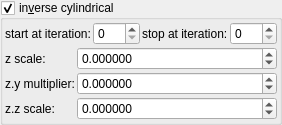
    <widget class="MyGroupBox" name="groupCheck_transf_function_enabledBx_false">
     <property name="toolTip">
      <string>&lt;html&gt;&lt;head/&gt;&lt;body&gt;&lt;p&gt;Cpixel is CVector3 c = ( c.x, c.y, c.z). It is each original point (pixel) in 3D space where the iteration starts from, ( c = original z for each point .) It is commonly found in formula structures z = f(z) + c.&lt;/p&gt;&lt;p&gt;The Cpixel multiplier effectively scales this point &amp;quot;c&amp;quot;.&lt;/p&gt;&lt;p&gt;In this formula the c.y and c.z components of &amp;quot;CVector3 c&amp;quot; are swapped before being multiplied by &amp;quot;CVector3 z&amp;quot; components.&lt;br/&gt;&lt;/p&gt;&lt;/body&gt;&lt;/html&gt;</string>
     </property>
     <property name="title">
      <string>in&amp;verse cylindrical</string>
     </property>
     <property name="checkable">
      <bool>true</bool>
     </property>
     <layout class="QVBoxLayout" name="verticalLayout_50">
      <property name="spacing">
       <number>2</number>
      </property>
      <property name="leftMargin">
       <number>2</number>
      </property>
      <property name="topMargin">
       <number>2</number>
      </property>
      <property name="rightMargin">
       <number>2</number>
      </property>
      <property name="bottomMargin">
       <number>2</number>
      </property>
      <item>
       <layout class="QHBoxLayout" name="horizontalLayout_19" stretch="0,1,0,1">
        <item>
         <widget class="QLabel" name="label_100">
          <property name="text">
           <string>start at iteration:</string>
          </property>
         </widget>
        </item>
        <item>
         <widget class="MySpinBox" name="spinboxInt_transf_start_iterations_D">
          <property name="sizePolicy">
           <sizepolicy hsizetype="Minimum" vsizetype="Maximum">
            <horstretch>0</horstretch>
            <verstretch>0</verstretch>
           </sizepolicy>
          </property>
          <property name="minimum">
           <number>0</number>
          </property>
          <property name="maximum">
           <number>999</number>
          </property>
          <property name="value">
           <number>0</number>
          </property>
         </widget>
        </item>
        <item>
         <widget class="QLabel" name="label_72">
          <property name="text">
           <string>stop at iteration:</string>
          </property>
         </widget>
        </item>
        <item>
         <widget class="MySpinBox" name="spinboxInt_transf_stop_iterations_D">
          <property name="sizePolicy">
           <sizepolicy hsizetype="Preferred" vsizetype="Maximum">
            <horstretch>0</horstretch>
            <verstretch>0</verstretch>
           </sizepolicy>
          </property>
          <property name="maximum">
           <number>999</number>
          </property>
         </widget>
        </item>
       </layout>
      </item>
      <item>
       <layout class="QGridLayout" name="gridLayout_25" columnstretch="0,1">
        <property name="spacing">
         <number>2</number>
        </property>
        <item row="0" column="0">
         <widget class="QLabel" name="label_112">
          <property name="text">
           <string>z scale:</string>
          </property>
         </widget>
        </item>
        <item row="1" column="0">
         <widget class="QLabel" name="label_113">
          <property name="text">
           <string>z.y multiplier:</string>
          </property>
         </widget>
        </item>
        <item row="2" column="0">
         <widget class="QLabel" name="label_114">
          <property name="text">
           <string>z.z scale:</string>
          </property>
         </widget>
        </item>
        <item row="0" column="1">
         <widget class="MyDoubleSpinBox" name="spinbox_transf_scaleA_1">
          <property name="sizePolicy">
           <sizepolicy hsizetype="Minimum" vsizetype="Maximum">
            <horstretch>0</horstretch>
            <verstretch>0</verstretch>
           </sizepolicy>
          </property>
          <property name="prefix">
           <string/>
          </property>
          <property name="suffix">
           <string/>
          </property>
          <property name="decimals">
           <number>6</number>
          </property>
          <property name="minimum">
           <double>-99.989999999999995</double>
          </property>
          <property name="maximum">
           <double>99.989999999999995</double>
          </property>
          <property name="singleStep">
           <double>0.100000000000000</double>
          </property>
         </widget>
        </item>
        <item row="1" column="1">
         <widget class="MyDoubleSpinBox" name="spinbox_transf_scale_1">
          <property name="sizePolicy">
           <sizepolicy hsizetype="Minimum" vsizetype="Maximum">
            <horstretch>0</horstretch>
            <verstretch>0</verstretch>
           </sizepolicy>
          </property>
          <property name="prefix">
           <string/>
          </property>
          <property name="suffix">
           <string/>
          </property>
          <property name="decimals">
           <number>6</number>
          </property>
          <property name="minimum">
           <double>-99.989999999999995</double>
          </property>
          <property name="maximum">
           <double>99.989999999999995</double>
          </property>
          <property name="singleStep">
           <double>0.100000000000000</double>
          </property>
         </widget>
        </item>
        <item row="2" column="1">
         <widget class="MyDoubleSpinBox" name="spinbox_transf_scaleC_1">
          <property name="sizePolicy">
           <sizepolicy hsizetype="Minimum" vsizetype="Maximum">
            <horstretch>0</horstretch>
            <verstretch>0</verstretch>
           </sizepolicy>
          </property>
          <property name="prefix">
           <string/>
          </property>
          <property name="suffix">
           <string/>
          </property>
          <property name="decimals">
           <number>6</number>
          </property>
          <property name="minimum">
           <double>-99.989999999999995</double>
          </property>
          <property name="maximum">
           <double>99.989999999999995</double>
          </property>
          <property name="singleStep">
           <double>0.100000000000000</double>
          </property>
         </widget>
        </item>
       </layout>
      </item>
     </layout>
    </widget>
